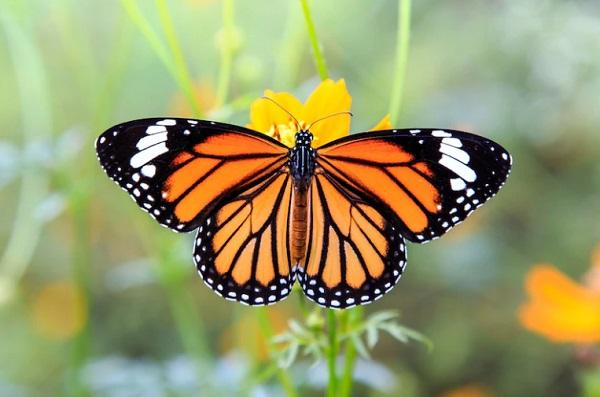
#> input picture kupu-kupu.jpg, 600 x 397 px
$ python segmentasi-citra.py
#> lines starting #> are read from the running program, lines starting #| are printed output that depends on the picture; after the words box and inside, x2 and y2 are one past the last pixel; in counts of white or black regions, pixels touching at a corner belong together
import cv2
import numpy as np
import matplotlib.pyplot as plt

#baca gambar
butterfly=cv2.imread('kupu-kupu.jpg')
#> butterfly is the input picture: shape (397, 600, 3); mean B, G, R 105.1, 153.2, 151
#convert BGR ke RGB
butterfly=cv2.cvtColor(butterfly,cv2.COLOR_BGR2RGB)
#convert RGK ke HSV
hsv_butterfly=cv2.cvtColor(butterfly, cv2.COLOR_RGB2HSV)
#> hsv_butterfly: shape (397, 600, 3); mean H, S, V 48.9, 101.5, 167.5

#deklarasi batas bawah (orange cerah)
light_orange=(1,190,200)
#deklarasi batas atas (dark orange)
dark_orange =(18, 255, 255)

#tresholding
mask=cv2.inRange(hsv_butterfly,light_orange,dark_orange)
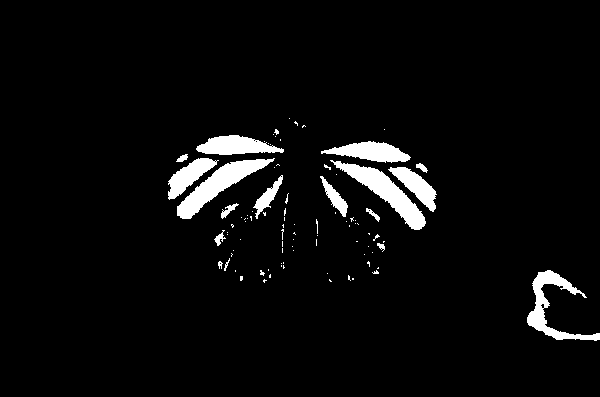
#> mask: shape (397, 600); 4.5% white; 92 white regions (75 under 20 px), largest, box (x1, y1, x2, y2) and area: (330, 160, 426, 230) 1801, (177, 158, 275, 219) 1798, (527, 270, 600, 341) 1433
#impose gambar asli dengan mask
result=cv2.bitwise_and(butterfly,butterfly, mask=mask)
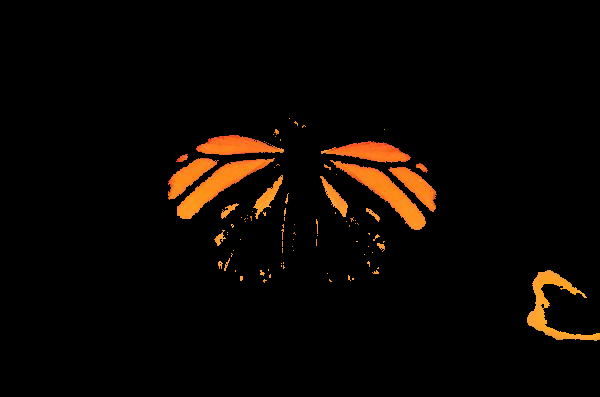
#> result: shape (397, 600, 3); mean R, G, B 11, 6, 1.7

#plotiing
plt.subplot(2,2,1)
plt.imshow(butterfly)
plt.subplot(2,2,2)
plt.imshow(hsv_butterfly)
plt.subplot(2,2,3)
plt.imshow(mask)
plt.subplot(2,2,4)
plt.imshow(result)
plt.show()
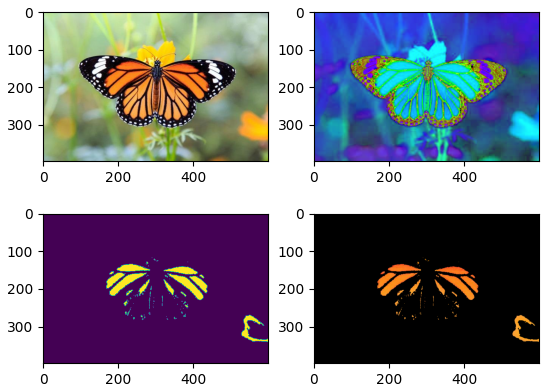
#> figure drawn by matplotlib, 4 panels
